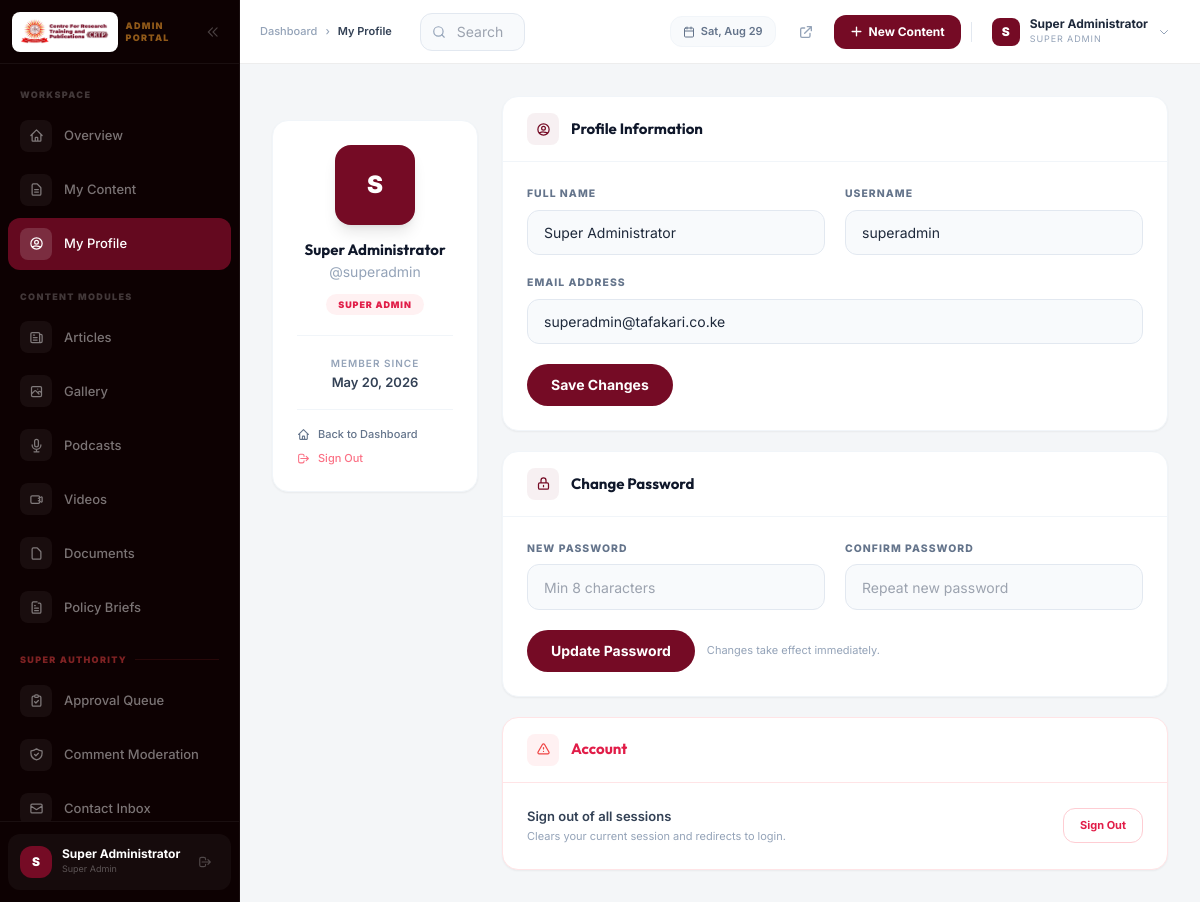
Page /admin/profile (signed in) on the committed database.
### tables this page shows
CREATE TABLE IF NOT EXISTS `User` (
  `id`        VARCHAR(191)                  NOT NULL,
  `name`      VARCHAR(191)                  NULL,
  `email`     VARCHAR(191)                  NULL,
  `username`  VARCHAR(191)                  NULL,
  `password`  VARCHAR(191)                  NOT NULL,
  `role`      ENUM('SUPER_ADMIN','ADMIN')    NOT NULL DEFAULT 'ADMIN',
  `createdAt` DATETIME(3)                   NOT NULL DEFAULT CURRENT_TIMESTAMP(3),
  `updatedAt` DATETIME(3)                   NOT NULL DEFAULT CURRENT_TIMESTAMP(3) ON UPDATE CURRENT_TIMESTAMP(3),

  PRIMARY KEY (`id`),
  UNIQUE KEY `User_email_key`    (`email`),
  UNIQUE KEY `User_username_key` (`username`)
);

### admin/profile.php (the view, shortened to what the rows shown need)
<?php
require_once dirname(__DIR__) . '/includes/auth.php';
require_once dirname(__DIR__) . '/includes/functions.php';
$user = require_auth();
$uid  = $user['id'];
$pdo  = db();
$dbUser = $pdo->prepare('SELECT id,name,email,username,role,createdAt FROM User WHERE id=? LIMIT 1');
$dbUser->execute([$uid]);
$dbUser = $dbUser->fetch();
$initial      = strtoupper(substr($dbUser['name'] ?? $dbUser['username'] ?? 'U', 0, 1));
$isSuperAdmin = ($dbUser['role'] === 'SUPER_ADMIN');
?>
<?php include dirname(__DIR__) . '/includes/head.php'; ?>
<body class="antialiased font-inter" style="background:#F4F6F8">
<div class="flex h-screen overflow-hidden">
<?php include dirname(__DIR__) . '/includes/admin-sidebar.php'; ?>
<div class="flex-1 flex flex-col overflow-hidden min-w-0">
<?php include dirname(__DIR__) . '/includes/admin-topbar.php'; ?>
<main class="flex-1 overflow-y-auto p-6 md:p-8">
<div class="max-w-5xl">
  <div class="grid grid-cols-1 lg:grid-cols-4 gap-6">
    <div class="lg:col-span-1">
      <div class="bg-white rounded-2xl border border-slate-100 shadow-sm p-6 text-center sticky top-6">
        <div class="w-20 h-20 rounded-2xl flex items-center justify-center text-white font-black text-2xl mx-auto mb-4 shadow-lg"
             style="background:#750B25"><?= h($initial) ?></div>
        <h3 class="font-outfit font-bold text-[15px] text-slate-900 leading-tight">
          <?= h($dbUser['name'] ?? $dbUser['username'] ?? '—') ?>
        </h3>
        <p class="text-sm text-slate-400 mt-0.5">@<?= h($dbUser['username'] ?? '') ?></p>
        <span class="inline-block mt-3 px-3 py-1 rounded-full text-[9px] font-black uppercase tracking-widest <?= $isSuperAdmin ? 'bg-rose-50 text-rose-600' : 'bg-slate-100 text-slate-600' ?>">
          <?= h(str_replace('_', ' ', $dbUser['role'])) ?>
        </span>
        <div class="mt-5 pt-5 border-t border-slate-100">
          <p class="text-[10px] text-slate-400 uppercase tracking-widest font-semibold">Member since</p>
          <p class="text-[13px] font-semibold text-slate-700 mt-0.5"><?= format_date($dbUser['createdAt'], 'M j, Y') ?></p>
        </div>
        <div class="mt-4 pt-4 border-t border-slate-100 text-left space-y-2">
          <a href="/admin/dashboard"
             class="flex items-center gap-2 text-[11px] text-slate-500 hover:text-primary transition-colors font-medium">
          </a>
          <a href="/admin/logout"
             class="flex items-center gap-2 text-[11px] text-rose-400 hover:text-rose-600 transition-colors font-medium">
          </a>
        </div>
      </div>
    </div>
    <div class="lg:col-span-3 space-y-5">
      <div class="bg-white rounded-2xl border border-slate-100 shadow-sm overflow-hidden">
        <div class="p-6">
          <form method="POST">
            <div class="grid grid-cols-1 md:grid-cols-2 gap-5 mb-5">
              <div>
                <label class="form-label">Full Name</label>
                <input type="text" name="name" required class="form-input"
                       value="<?= h($dbUser['name'] ?? '') ?>" placeholder="Your full name">
              </div>
              <div>
                <label class="form-label">Username</label>
                <input type="text" name="username" required class="form-input"
                       value="<?= h($dbUser['username'] ?? '') ?>" placeholder="@username">
              </div>
              <div class="md:col-span-2">
                <label class="form-label">Email Address</label>
                <input type="email" name="email" required class="form-input"
                       value="<?= h($dbUser['email'] ?? '') ?>" placeholder="you@example.com">
              </div>
            </div>
          </form>
        </div>
      </div>
    </div>
  </div>
</div>
</main>
</div>
</div>
</body>
</html>

### includes/admin-sidebar.php (shortened to what the rows shown need)
<?php
$_u       = current_user();
$_role    = $_u['role'] ?? '';
$_name    = $_u['name'] ?? $_u['username'] ?? 'User';
$_initial = strtoupper(substr($_name, 0, 1));
    ?>
<aside id="admin-sidebar"
       class="w-60 h-screen flex flex-col overflow-y-auto shrink-0"
       style="background:#0D0102;border-right:1px solid rgba(255,255,255,.055)">
  <div class="px-2 pb-3 border-t shrink-0" style="border-color:rgba(255,255,255,.055)">
    <div class="sb-user-foot flex items-center gap-2.5 px-3 py-3 mt-3 rounded-xl transition-all" style="background:rgba(255,255,255,.04)">
      <div class="sb-user-avatar w-8 h-8 rounded-xl flex items-center justify-center font-black text-xs text-white shrink-0"
           style="background:#750B25"><?= h($_initial) ?></div>
      <div class="sb-user-meta grow min-w-0">
        <p class="text-[12px] font-bold text-white truncate leading-none"><?= h($_name) ?></p>
        <p class="text-[9px] mt-0.5 truncate" style="color:rgba(255,255,255,.3)">
          <?= $_role === 'SUPER_ADMIN' ? 'Super Admin' : 'Editor' ?>
        </p>
      </div>
      <a href="/admin/logout" title="Sign Out"
         class="sb-logout w-7 h-7 flex items-center justify-center rounded-lg shrink-0 transition-all"
         style="color:rgba(255,255,255,.25)"
         onmouseover="this.style.color='#fca5a5';this.style.background='rgba(239,68,68,.12)'"
         onmouseout="this.style.color='rgba(255,255,255,.25)';this.style.background='transparent'">
        <svg width="14" height="14" fill="none" stroke="currentColor" stroke-width="2"
             stroke-linecap="round" stroke-linejoin="round" viewBox="0 0 24 24">
          <path d="M17 16l4-4m0 0l-4-4m4 4H7m6 4v1a3 3 0 01-3 3H6a3 3 0 01-3-3V7a3 3 0 013-3h4a3 3 0 013 3v1"/>
        </svg>
      </a>
    </div>
  </div>
</aside>

### includes/admin-topbar.php (shortened to what the rows shown need)
<?php
$_tb_user  = current_user();
$_tb_name  = $_tb_user['name'] ?? $_tb_user['username'] ?? 'User';
$_tb_init  = strtoupper(substr($_tb_name, 0, 1));
$_tb_role  = $_tb_user['role'] ?? '';
?>
<header class="flex items-center gap-3 px-5 h-[64px] bg-white border-b shrink-0"
        style="border-color:rgba(0,0,0,.07)">
  <div class="flex items-center gap-1.5">
    <div class="relative" id="tb-user-menu">
      <button onclick="toggleUserMenu()" class="flex items-center gap-2.5 px-2.5 py-1.5 rounded-xl hover:bg-slate-100 transition-colors">
        <div class="w-7 h-7 rounded-lg flex items-center justify-center text-white font-black text-xs shrink-0"
             style="background:<?= $_tb_role === 'SUPER_ADMIN' ? '#750B25' : '#64748b' ?>">
          <?= h($_tb_init) ?>
        </div>
        <div class="hidden sm:block text-left">
          <p class="text-[12px] font-bold text-slate-800 leading-none"><?= h($_tb_name) ?></p>
          <p class="text-[9px] text-slate-400 mt-0.5 uppercase tracking-widest">
            <?= $_tb_role === 'SUPER_ADMIN' ? 'Super Admin' : 'Admin' ?>
          </p>
        </div>
        <svg width="12" height="12" fill="none" stroke="#94a3b8" stroke-width="2" stroke-linecap="round" viewBox="0 0 24 24" class="hidden sm:block">
          <path d="M19 9l-7 7-7-7"/>
        </svg>
      </button>
    </div>
  </div>
</header>

### rows in the picture
user: name "S", name "Super Administrator", username "superadmin", role "SUPER ADMIN", createdAt "May 20, 2026", email "superadmin@tafakari.co.ke"

### other values in the picture
$item['label'] "Overview"
$item['label'] "My Content"
$item['label'] "My Profile"
$item['label'] "Articles"
$item['label'] "Gallery"
$item['label'] "Podcasts"
$item['label'] "Videos"
$item['label'] "Documents"
$item['label'] "Policy Briefs"
$item['label'] "Approval Queue"
$item['label'] "Comment Moderation"
$item['label'] "Contact Inbox"
$_tb_title "My Profile"
